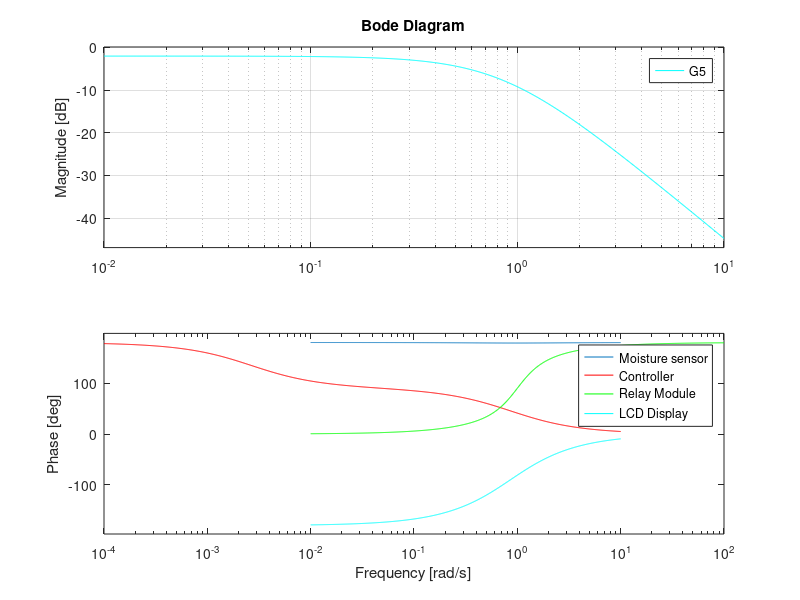

Reproduce this figure in MATLAB.
clc
clear all
close all
num1=[0 0.0011];
den1=[1 -0.0351 -0.9037];
G1=tf(num1,den1);
bode(G1),grid
hold on
num2=[0 2.154 -1.87];
den2=[4.694 0.012508];
G2=tf(num2,den2);
bode(G2,'r'),grid
hold on
num4=[0 10.2592];
den4=[1 -1.0051 1.000];
G4=tf(num4,den4);
bode(G4,'g'),grid
hold on
num5=[0 -0.5819];
den5=[1 -1.6580 0.7349];
G5=tf(num5,den5);
bode(G5,'c'),grid
legend({'Moisture sensor','Controller','Relay Module','LCD Display'},'Location','northeast')
